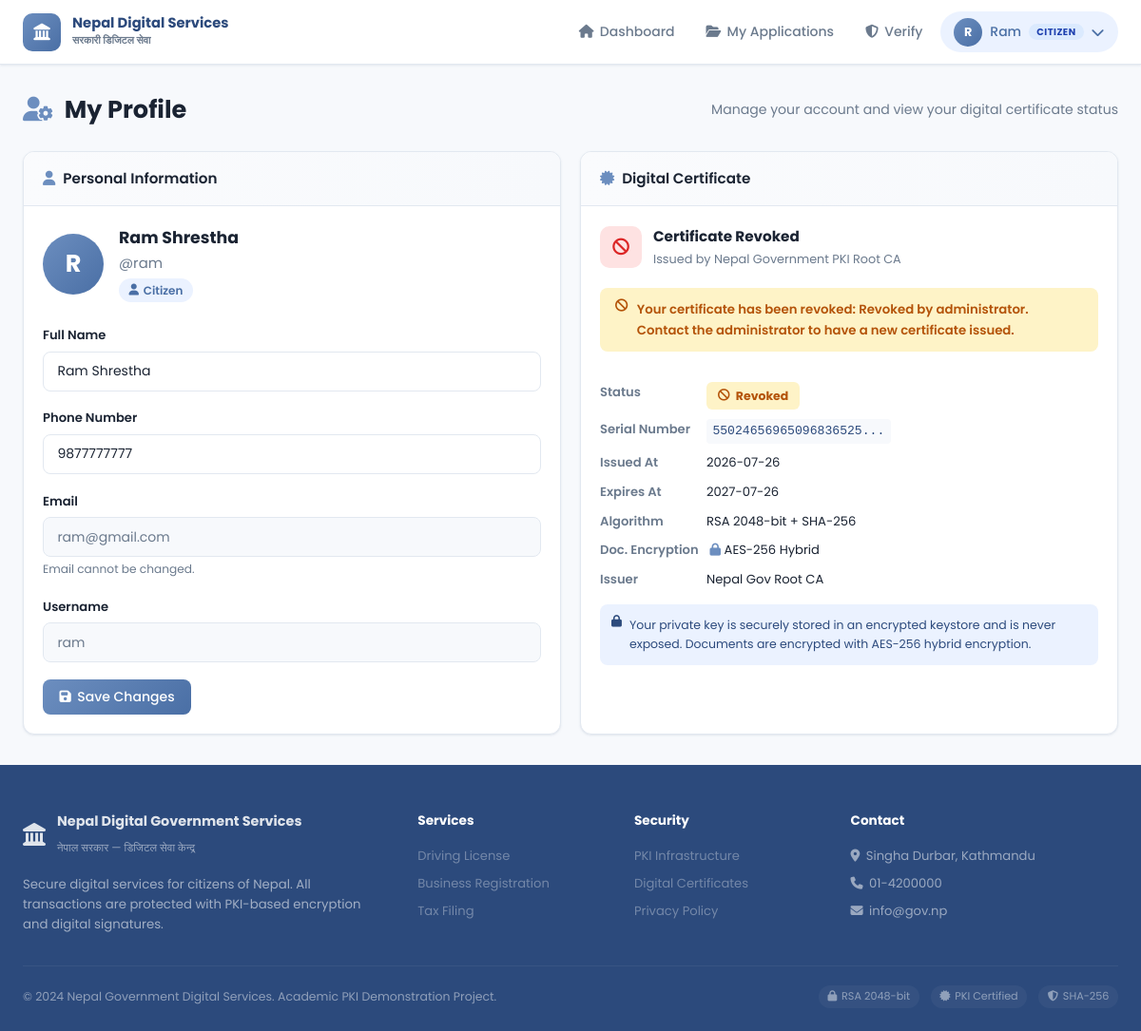
/profile (signed in), run on the app's committed database.
### tables this page shows
CREATE TABLE users (
            id INTEGER PRIMARY KEY AUTOINCREMENT,
            username TEXT UNIQUE NOT NULL,
            email TEXT UNIQUE NOT NULL,
            password_hash TEXT NOT NULL,
            full_name TEXT NOT NULL,
            phone TEXT,
            role TEXT DEFAULT 'citizen',
            public_key TEXT,
            private_key_encrypted TEXT,
            created_at TIMESTAMP DEFAULT CURRENT_TIMESTAMP,
            is_active INTEGER DEFAULT 1
        );

CREATE TABLE certificates (
            id INTEGER PRIMARY KEY AUTOINCREMENT,
            user_id INTEGER NOT NULL,
            certificate_pem TEXT NOT NULL,
            serial_number TEXT NOT NULL,
            issued_at TIMESTAMP DEFAULT CURRENT_TIMESTAMP,
            expires_at TIMESTAMP,
            is_valid INTEGER DEFAULT 1,
            revoked_at TIMESTAMP,
            revoked_by INTEGER,
            revocation_reason TEXT,
            FOREIGN KEY (user_id) REFERENCES users(id),
            FOREIGN KEY (revoked_by) REFERENCES users(id)
        );

### app.py (the view, shortened to what this page needs)
@app.route('/profile', methods=['GET', 'POST'])
@citizen_required
def profile():
    db  = get_db()
    uid = session['user_id']
    user = db.execute('SELECT * FROM users WHERE id=?', (uid,)).fetchone()
    cert = db.execute('SELECT * FROM certificates WHERE user_id=? ORDER BY issued_at DESC LIMIT 1', (uid,)).fetchone()
    db.close()
    return render_template('citizen/profile.html', user=user, cert=cert)

### app.py (called while the page is built)
def no_cache(response):
    response.headers['Cache-Control'] = 'no-store, no-cache, must-revalidate, max-age=0'
    response.headers['Pragma']  = 'no-cache'
    response.headers['Expires'] = '0'
    return response

def citizen_required(f):
    @wraps(f)
    def decorated(*args, **kwargs):
        if 'user_id' not in session:
            return redirect(url_for('index'))
        if session.get('role') != 'citizen':
            abort(403)
        return no_cache(make_response(f(*args, **kwargs)))
    return decorated

### models/database.py (called while the page is built)
def get_db():
    conn = sqlite3.connect(DB_PATH)
    conn.row_factory = sqlite3.Row
    return conn

### templates/citizen/profile.html (shortened to what this page needs)
{% extends "base.html" %}
{% block content %}
<div class="page-wrapper">
    <div class="page-header">
        <h1 class="page-title"><i class="fas fa-user-cog"></i> My Profile</h1>
        <p class="page-subtitle">Manage your account and view your digital certificate status</p>
    </div>
    <div class="detail-grid">
        <div class="card">
            <div class="card-header">
                <h3 class="card-title"><i class="fas fa-user"></i> Personal Information</h3>
            </div>
            <div class="card-body">
                <div class="profile-avatar-section">
                    <div class="profile-avatar-lg">{{ user.full_name[0].upper() }}</div>
                    <div>
                        <h3>{{ user.full_name }}</h3>
                        <p class="text-muted">@{{ user.username }}</p>
                        <span class="role-badge role-citizen"><i class="fas fa-user"></i> Citizen</span>
                    </div>
                </div>
                <form method="POST" action="{{ url_for('profile') }}" class="auth-form mt-4">
                    <div class="form-group">
                        <label class="form-label">Full Name</label>
                        <input type="text" name="full_name" class="form-control" value="{{ user.full_name }}" required>
                    </div>
                    <div class="form-group">
                        <label class="form-label">Phone Number</label>
                        <input type="text" name="phone" class="form-control" value="{{ user.phone or '' }}">
                    </div>
                    <div class="form-group">
                        <label class="form-label">Email</label>
                        <input type="email" class="form-control" value="{{ user.email }}" disabled>
                        <small class="text-muted">Email cannot be changed.</small>
                    </div>
                    <div class="form-group">
                        <label class="form-label">Username</label>
                        <input type="text" class="form-control" value="{{ user.username }}" disabled>
                    </div>
                    <button type="submit" class="btn btn-primary">
                        <i class="fas fa-save"></i> Save Changes
                    </button>
                </form>
            </div>
        </div>
        <div class="card">
            <div class="card-header">
                <h3 class="card-title"><i class="fas fa-certificate"></i> Digital Certificate</h3>
            </div>
            <div class="card-body">
                {% if cert %}
                <div class="cert-display">
                    <div class="cert-status-header">
                        <div class="cert-status-icon {% if cert.is_valid %}valid{% else %}invalid{% endif %}">
                            <i class="fas fa-{% if cert.is_valid %}shield-check{% else %}ban{% endif %}"></i>
                        </div>
                        <div>
                            <h4>{% if cert.is_valid %}Certificate Active{% else %}Certificate Revoked{% endif %}</h4>
                            <p>Issued by Nepal Government PKI Root CA</p>
                        </div>
                    </div>
                    {% if not cert.is_valid %}
                    <div class="verify-result tampered mb-3" style="border-radius:8px;">
                        <i class="fas fa-ban"></i>
                        Your certificate has been revoked{% if cert.revocation_reason %}: {{ cert.revocation_reason }}{% endif %}.
                        Contact the administrator to have a new certificate issued.
                    </div>
                    {% endif %}
                    <div class="cert-details-list">
                        <div class="cert-detail-row">
                            <span class="cert-detail-label">Status</span>
                            <span class="cert-detail-val">
                                {% if cert.is_valid %}<span class="verify-badge valid" style="font-size:0.78rem;"><i class="fas fa-check-circle"></i> Active</span>
                                {% else %}<span class="verify-badge tampered" style="font-size:0.78rem;"><i class="fas fa-ban"></i> Revoked</span>{% endif %}
                            </span>
                        </div>
                        <div class="cert-detail-row">
                            <span class="cert-detail-label">Serial Number</span>
                            <code class="cert-detail-val">{{ cert.serial_number[:20] }}...</code>
                        </div>
                        <div class="cert-detail-row">
                            <span class="cert-detail-label">Issued At</span>
                            <span class="cert-detail-val">{{ cert.issued_at[:10] }}</span>
                        </div>
                        <div class="cert-detail-row">
                            <span class="cert-detail-label">Expires At</span>
                            <span class="cert-detail-val">{{ cert.expires_at[:10] if cert.expires_at else 'N/A' }}</span>
                        </div>
                        <div class="cert-detail-row">
                            <span class="cert-detail-label">Algorithm</span>
                            <span class="cert-detail-val">RSA 2048-bit + SHA-256</span>
                        </div>
                        <div class="cert-detail-row">
                            <span class="cert-detail-label">Doc. Encryption</span>
                            <span class="cert-detail-val"><i class="fas fa-lock text-primary"></i> AES-256 Hybrid</span>
                        </div>
                        <div class="cert-detail-row">
                            <span class="cert-detail-label">Issuer</span>
                            <span class="cert-detail-val">Nepal Gov Root CA</span>
                        </div>
                    </div>
                    <div class="cert-note">
                        <i class="fas fa-lock"></i>
                        Your private key is securely stored in an encrypted keystore and is never exposed. Documents are encrypted with AES-256 hybrid encryption.
                    </div>
                </div>
                {% else %}
                <div class="empty-state">
                    <i class="fas fa-certificate"></i>
                    <p>No certificate found.</p>
                </div>
                {% endif %}
            </div>
        </div>
    </div>
</div>
{% endblock %}

### templates/base.html (shortened to what this page needs)
<!DOCTYPE html>
<html lang="en">
<head>
    <link rel="stylesheet" href="https://cdnjs.cloudflare.com/ajax/libs/font-awesome/6.5.0/css/all.min.css">
    <link rel="stylesheet" href="{{ url_for('static', filename='css/main.css') }}">
</head>
<body>
    <nav class="navbar">
        <div class="nav-container">
            <a href="{{ url_for('index') }}" class="nav-brand">
                <div class="brand-icon"><i class="fas fa-landmark"></i></div>
                <div class="brand-text">
                    <span class="brand-name">Nepal Digital Services</span>
                    <span class="brand-sub">सरकारी डिजिटल सेवा</span>
                </div>
            </a>
            <div class="nav-menu" id="navMenu">
                {% if session.get('user_id') %}
                    {% if session.get('role') == 'admin' %}
                        <a href="{{ url_for('admin_dashboard') }}" class="nav-link {% if request.endpoint == 'admin_dashboard' %}active{% endif %}">
                            <i class="fas fa-tachometer-alt"></i> Dashboard
                        </a>
                        <a href="{{ url_for('admin_users') }}" class="nav-link {% if request.endpoint == 'admin_users' %}active{% endif %}">
                            <i class="fas fa-users"></i> Users
                        </a>
                        <a href="{{ url_for('admin_applications') }}" class="nav-link {% if request.endpoint == 'admin_applications' %}active{% endif %}">
                            <i class="fas fa-folder-open"></i> Applications
                        </a>
                        <a href="{{ url_for('admin_audit_logs') }}" class="nav-link {% if request.endpoint == 'admin_audit_logs' %}active{% endif %}">
                            <i class="fas fa-clipboard-list"></i> Audit Logs
                        </a>
                    {% else %}
                        <a href="{{ url_for('citizen_dashboard') }}" class="nav-link {% if request.endpoint == 'citizen_dashboard' %}active{% endif %}">
                            <i class="fas fa-home"></i> Dashboard
                        </a>
                        <a href="{{ url_for('my_applications') }}" class="nav-link {% if request.endpoint == 'my_applications' %}active{% endif %}">
                            <i class="fas fa-folder-open"></i> My Applications
                        </a>
                        <a href="{{ url_for('verify_documents') }}" class="nav-link {% if request.endpoint == 'verify_documents' %}active{% endif %}">
                            <i class="fas fa-shield-alt"></i> Verify
                        </a>
                    {% endif %}
                    <div class="nav-user-menu">
                        <button class="nav-user-btn" id="userMenuBtn">
                            <div class="user-avatar">{{ session.get('full_name', 'U')[0].upper() }}</div>
                            <span class="user-name-nav">{{ session.get('full_name', 'User').split()[0] }}</span>
                            <span class="role-pill role-pill-{{ session.get('role','citizen') }}">{{ session.get('role','citizen').title() }}</span>
                            <i class="fas fa-chevron-down"></i>
                        </button>
                    </div>
                {% else %}
                    <a href="{{ url_for('login') }}" class="nav-link">Login</a>
                    <a href="{{ url_for('register') }}" class="btn-nav-primary">Register</a>
                {% endif %}
            </div>
        </div>
    </nav>
    <main class="main-content">
        {% block content %}{% endblock %}
    </main>
    <footer class="footer">
        <div class="footer-container">
            <div class="footer-top">
                <div class="footer-brand">
                    <div class="footer-logo">
                        <i class="fas fa-landmark"></i>
                        <div>
                            <strong>Nepal Digital Government Services</strong>
                            <small>नेपाल सरकार — डिजिटल सेवा केन्द्र</small>
                        </div>
                    </div>
                    <p class="footer-desc">Secure digital services for citizens of Nepal. All transactions are protected with PKI-based encryption and digital signatures.</p>
                </div>
                <div class="footer-links">
                    <h4>Services</h4>
                    <ul>
                        <li><a href="#">Driving License</a></li>
                        <li><a href="#">Business Registration</a></li>
                        <li><a href="#">Tax Filing</a></li>
                    </ul>
                </div>
                <div class="footer-links">
                    <h4>Security</h4>
                    <ul>
                        <li><a href="#">PKI Infrastructure</a></li>
                        <li><a href="#">Digital Certificates</a></li>
                        <li><a href="#">Privacy Policy</a></li>
                    </ul>
                </div>
                <div class="footer-links">
                    <h4>Contact</h4>
                    <ul>
                        <li><i class="fas fa-map-marker-alt"></i> Singha Durbar, Kathmandu</li>
                        <li><i class="fas fa-phone"></i> 01-4200000</li>
                        <li><i class="fas fa-envelope"></i> info@gov.np</li>
                    </ul>
                </div>
            </div>
            <div class="footer-bottom">
                <p>&copy; 2024 Nepal Government Digital Services. Academic PKI Demonstration Project.</p>
                <div class="footer-badges">
                    <span class="badge-secure"><i class="fas fa-lock"></i> RSA 2048-bit</span>
                    <span class="badge-secure"><i class="fas fa-certificate"></i> PKI Certified</span>
                    <span class="badge-secure"><i class="fas fa-shield-alt"></i> SHA-256</span>
                </div>
            </div>
        </div>
    </footer>
</body>
</html>

### data on the page
users: get "Ram", get "CITIZEN", full_name "R", full_name "Ram Shrestha", username "ram", phone "9877777777", email "ram@gmail.com"
certificates: revocation_reason "Revoked by administrator", serial_number "55024656965096836525", issued_at "2026-07-26", expires_at "2027-07-26"

### other printed values
{{ session.get('full_name', 'U')[0].upper() }} "R"
